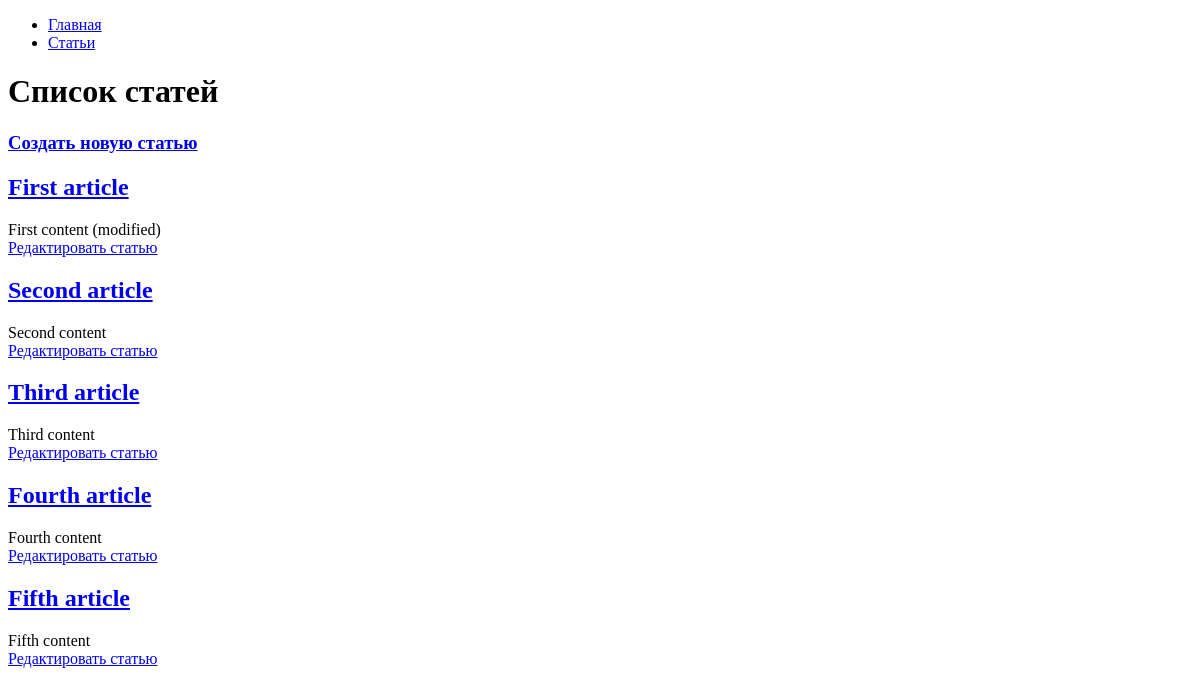
/articles/, run on an earlier commit of the app's database.
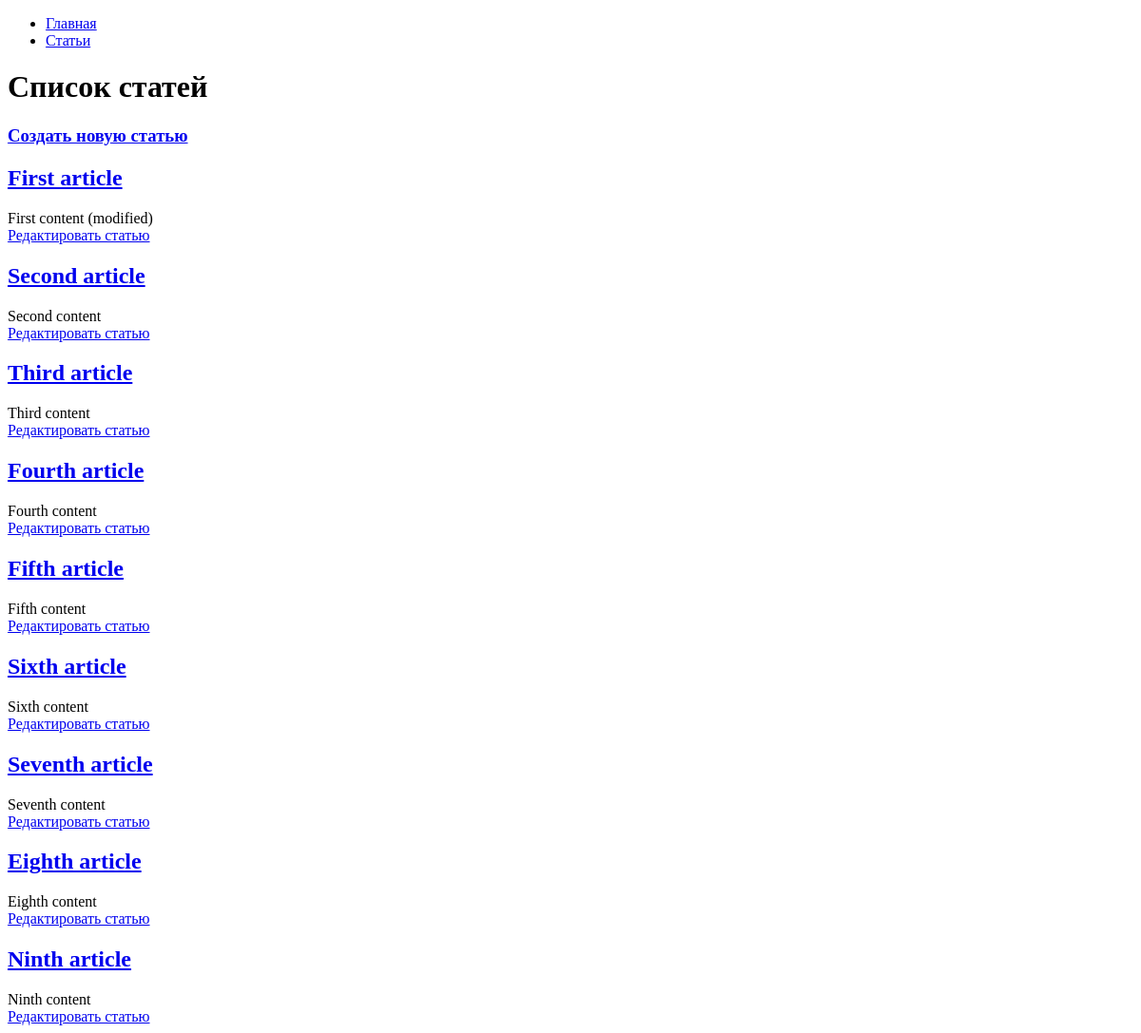
And on a later commit of the database.
### hexlet_django_blog/article/models.py (models this page shows, shortened)
class Article(models.Model):
    name = models.CharField(max_length=200) # название статьи
    body = models.TextField() # тело статьи
    created_at = models.DateTimeField(auto_now_add=True)
    updated_at = models.DateTimeField(auto_now=True)

### hexlet_django_blog/article/views.py (the view)
# urls.py: path('', views.IndexView.as_view(), name='articles'),
class IndexView(View):
    def get(self, request, *args, **kwargs):
        articles = Article.objects.all()[:15]
        return render(request, 'articles/index.html', context={
            'articles': articles,
        })

### hexlet_django_blog/templates/articles/index.html
{% extends "base.html" %}
{% block content %}
    <h1>Список статей</h1>
    <h3><a href="{% url 'articles_create' %}">Создать новую статью</a></h3>
    {% for article in articles %}
        <h2><a href="{% url 'article' article.id %}">{{ article.name }}</a></h2>
        <div>{{ article.body}}</div>
        <div><a href="{% url 'articles_update' article.id %}">Редактировать статью</a></div>
    {% endfor %}
{% endblock %}

### hexlet_django_blog/templates/base.html (shortened to what this page needs)
<!DOCTYPE html>
<html lang="en">
<head>
</head>
<body>
<div id="sidebar">
    {% block sidebar %}
        <ul>
            <li><a href="/">Главная</a></li>
            <li><a href="/articles/">Статьи</a></li>
        </ul>
    {% endblock %}
</div>
<div id="content">
    {% block content %}{% endblock %}
</div>
</body>
</html>

What changed in the data, as far as the page shows it:
added Article: name "Sixth article", body "Sixth content"
added Article: name "Seventh article", body "Seventh content"
added Article: name "Eighth article", body "Eighth content"
added Article: name "Ninth article", body "Ninth content"
